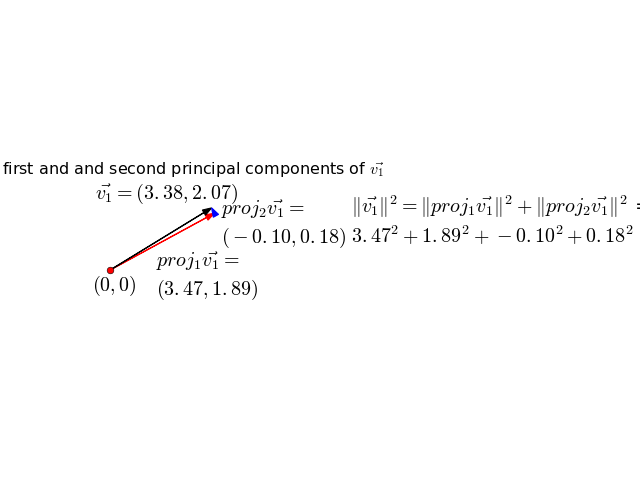

This figure's Python source:
# Show v1 as sum of projections onto components 1 and 2
x, y = v1
# Projections onto first and second component
p1_x, p1_y = projected_1[:, 0]
p2_x, p2_y = projected_2[:, 0]
# Make subplots for vectors and text
fig, (vec_ax, txt_ax) = plt.subplots(1, 2)
# Show 0, 0
vec_ax.plot(0, 0, 'ro')
# Show vectors with arrows
vec_ax.arrow(0, 0, p1_x, p1_y, color='r', length_includes_head=True, width=0.01)
vec_ax.arrow(0, 0, x, y, color='k', length_includes_head=True, width=0.01)
vec_ax.arrow(p1_x, p1_y, p2_x, p2_y, color='b', length_includes_head=True, width=0.01)
# Label origin
vec_ax.annotate('$(0, 0)$', (-0.6, -0.7), fontsize=font_sz)
# Label vectors
vec_ax.annotate(r'$\vec{{v_1}} = ({x:.2f}, {y:.2f})$'.format(x=x, y=y),
                (x / 2 - 2.2, y + 0.3), fontsize=font_sz)
vec_ax.annotate(('$proj_1\\vec{{v_1}} = $\n'
                 '$({x:.2f}, {y:.2f})$').format(x=p1_x, y=p1_y),
                (p1_x / 2 - 0.2, p1_y / 2 - 1.8), fontsize=font_sz)
vec_ax.annotate(('$proj_2\\vec{{v_1}} =$\n'
                 '$({x:.2f}, {y:.2f})$').format(x=p2_x, y=p2_y),
                (x + 0.3, y - 1.2), fontsize=font_sz)
# Make sure axes are right lengths
vec_ax.axis((-1, 6.5, -1, 3))
vec_ax.set_aspect('equal', adjustable='box')
vec_ax.set_title(r'first and and second principal components of $\vec{v_1}$')
vec_ax.axis('off')
# Text about length
txt_ax.axis('off')
txt_ax.annotate(
    r'$\|\vec{v_1}\|^2 = \|proj_1\vec{v_1}\|^2 + \|proj_2\vec{v_1}\|^2$ =' +
    '\n' +
    '${p1_x:.2f}^2 + {p1_y:.2f}^2 + {p2_x:.2f}^2 + {p2_y:.2f}^2$'.format(
    p1_x=p1_x, p1_y=p1_y, p2_x=p2_x, p2_y=p2_y),
    (0, 0.5), fontsize=font_sz)
